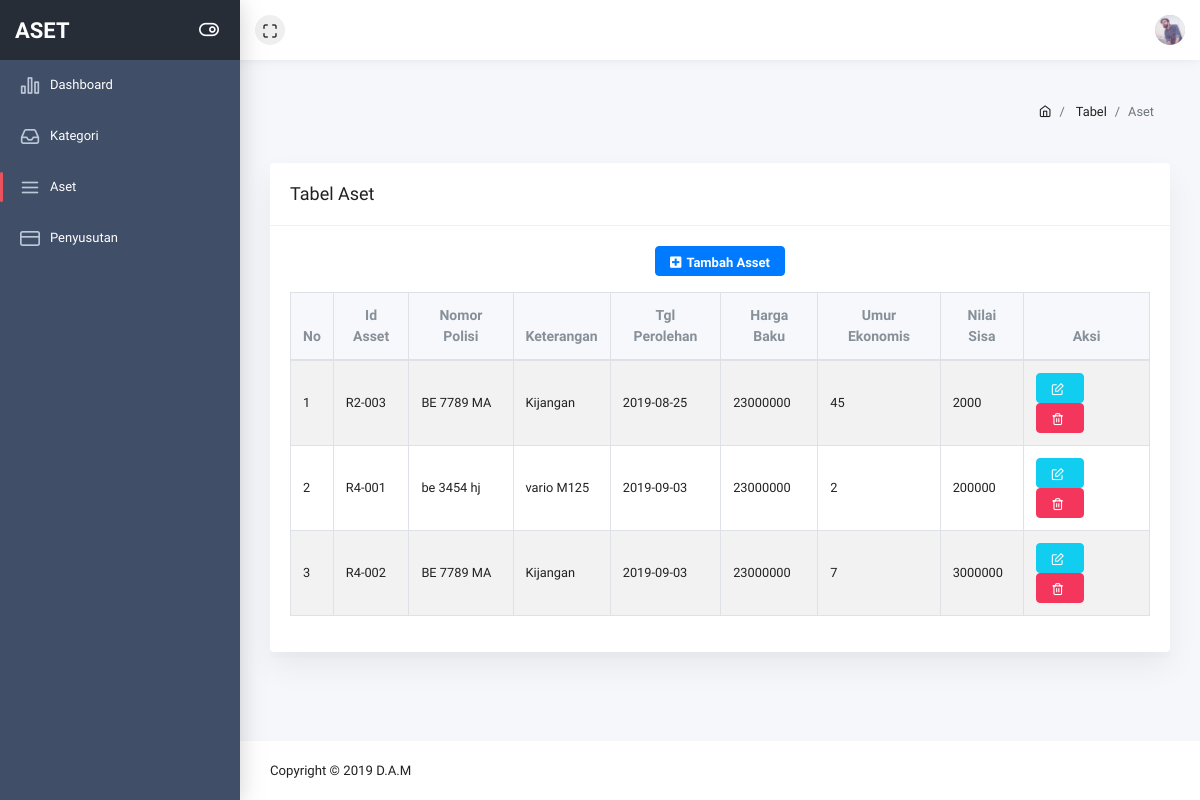
Page /pages/table-aset.php on the earlier database version.
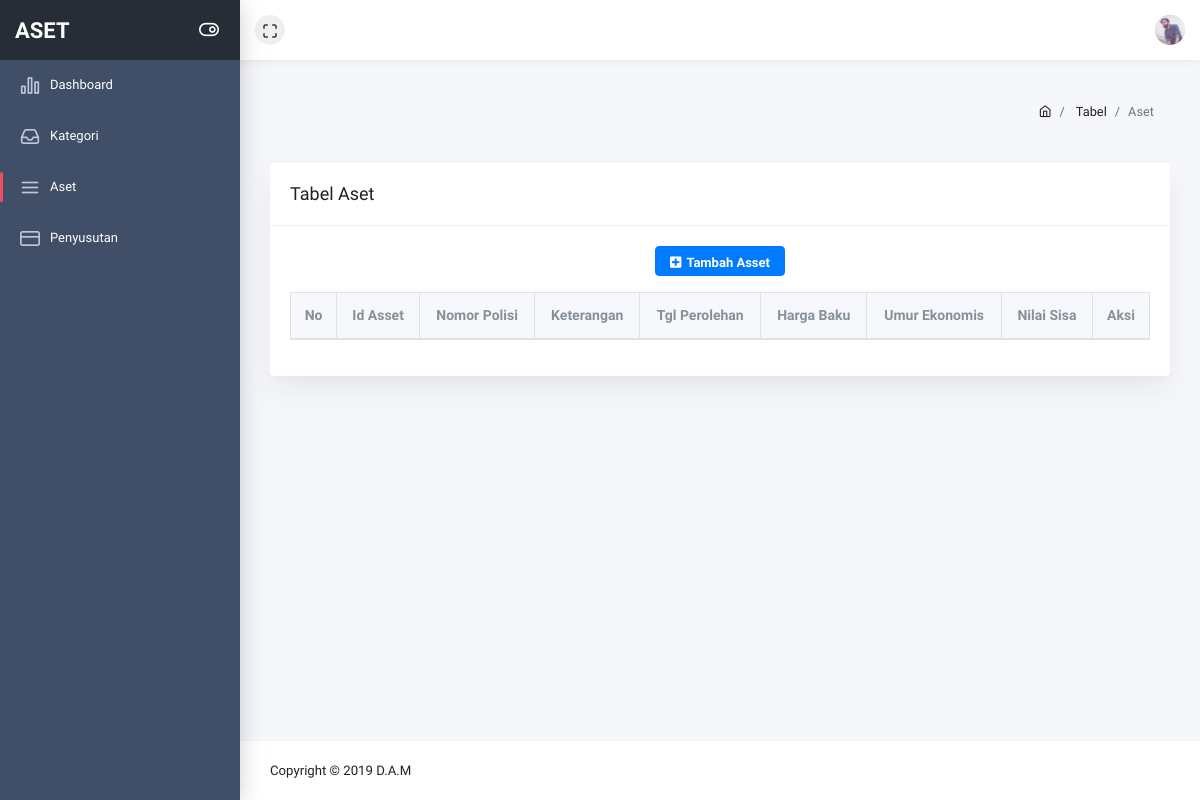
Same page on the later database version.
### tables this page shows
CREATE TABLE `tb_asset` (
  `id_asset` varchar(18) NOT NULL,
  `nopol` varchar(25) NOT NULL,
  `kete_aset` varchar(25) NOT NULL,
  `tgl_perolehan` date NOT NULL,
  `hrg_baku` int(12) NOT NULL,
  `umur_ekonomis` int(12) NOT NULL,
  `nilai_sisa` int(12) NOT NULL,
  `nilai_susut` int(128) NOT NULL,
  `kategori` varchar(18) NOT NULL
);

### base_url.php (called while the page is built)
<?php
function pathUrl($dir = __DIR__){
    $root = "";
    $dir = str_replace('\\', '/', realpath($dir));
    $root .= !empty($_SERVER['HTTPS']) ? 'https' : 'http';
    $root .= '://' . $_SERVER['HTTP_HOST'];
    if(!empty($_SERVER['CONTEXT_PREFIX'])) {
        $root .= $_SERVER['CONTEXT_PREFIX'];
        $root .= substr($dir, strlen($_SERVER[ 'CONTEXT_DOCUMENT_ROOT' ]));
    } else {
        $root .= substr($dir, strlen($_SERVER[ 'DOCUMENT_ROOT' ]));
    }
    $root .= '/';
    return $root;
}
$base_url = pathUrl();
?>

### pages/table-aset.php (the view, shortened to what this page needs)
<?php
include_once "../base_url.php";
?>
<!doctype html>
<html class="no-js" lang="en">
    <head>
        <link rel="stylesheet" href="<?php echo $base_url ?>assets/plugins/bootstrap/dist/css/bootstrap.min.css">
        <link rel="stylesheet" href="<?php echo $base_url ?>assets/plugins/fontawesome-free/css/all.min.css">
        <link rel="stylesheet" href="<?php echo $base_url ?>assets/plugins/ionicons/dist/css/ionicons.min.css">
        <link rel="stylesheet" href="<?php echo $base_url ?>assets/plugins/icon-kit/dist/css/iconkit.min.css">
        <link rel="stylesheet" href="<?php echo $base_url ?>assets/plugins/perfect-scrollbar/css/perfect-scrollbar.css">
        <link rel="stylesheet" href="<?php echo $base_url ?>assets/plugins/datatables.net-bs4/css/dataTables.bootstrap4.min.css">
        <link rel="stylesheet" href="<?php echo $base_url ?>assets/dist/css/theme.min.css">
    </head>
    <body>
        <div class="wrapper">
            <header class="header-top" header-theme="light">
                <div class="container-fluid">
                    <div class="d-flex justify-content-between">
                        <div class="top-menu d-flex align-items-center">
                            <button type="button" id="navbar-fullscreen" class="nav-link"><i class="ik ik-maximize"></i></button>
                        </div>
                        <div class="top-menu d-flex align-items-center">
                            <div class="dropdown">
                                <a class="dropdown-toggle" href="#" id="userDropdown" role="button" data-toggle="dropdown" aria-haspopup="true" aria-expanded="false"><img class="avatar" src="<?php echo $base_url ?>assets/img/user.jpg" alt=""></a>
                            </div>
                        </div>
                    </div>
                </div>
            </header>
            <div class="page-wrap">
                <div class="app-sidebar colored">
                    <div class="sidebar-header">
                        <a class="header-brand">
                            <span class="text">ASET</span>
                        </a>
                        <button type="button" class="nav-toggle"><i data-toggle="expanded" class="ik ik-toggle-right toggle-icon"></i></button>
                    </div>
                    <div class="sidebar-content">
                        <div class="nav-container">
                            <nav id="main-menu-navigation" class="navigation-main">
                                <div class="nav-item">
                                    <a href="dash_admin.php"><i class="ik ik-bar-chart-2"></i><span>Dashboard</span></a>
                                </div>
                                <div class="nav-item">
                                    <a href="table-kategori.php"><i class="ik ik-inbox"></i><span>Kategori</span></a>
                                </div>
                                <div class="nav-item active">
                                    <a href="table-aset.php"><i class="ik ik-menu"></i><span>Aset</span></a>
                                </div>
                                <div class="nav-item">
                                    <a href="table-penyusutan.php"><i class="ik ik-credit-card"></i><span>Penyusutan</span></a>
                                </div>
                            </nav>
                        </div>
                    </div>
                </div>
                <div class="main-content">
                    <div class="container-fluid">
                        <div class="page-header">
                            <div class="row align-items-end">
                                <div class="col-lg-8"></div>
                                <div class="col-lg-4">
                                    <nav class="breadcrumb-container" aria-label="breadcrumb">
                                        <ol class="breadcrumb">
                                            <li class="breadcrumb-item">
                                                <a href="<?php echo $base_url ?>dash_admin.php"><i class="ik ik-home"></i></a>
                                            </li>
                                            <li class="breadcrumb-item">
                                                <a href="#">Tabel</a>
                                            </li>
                                            <li class="breadcrumb-item active" aria-current="page">Aset</li>
                                        </ol>
                                    </nav>
                                </div>
                            </div>
                        </div>
                        <div class="row">
                            <div class="col-sm-12">
                                <div class="card">
                                    <div class="card-header d-block">
                                        <h3>Tabel Aset</h3>
                                    </div>
                                    <div class="card-body">
                                        <div class="text-center">
                                            <button type='button' class='btn btn-primary ' data-toggle='modal' data-target='#tambah_asset' ><i class="fa fa-plus-square" aria-hidden="true"></i>Tambah Asset
                                            </button>
                                        </div>
                                        <div class="dt-responsive">
                                            <table id="simpletable" class="table table-striped table-bordered nowrap">
                                        <thead>
                                        <tr>
                                            <th class="text-center">No</th>
                                            <th class="text-center">Id Asset</th>
                                            <th class="text-center">Nomor Polisi</th>
                                            <th class="text-center">Keterangan</th>
                                            <th class="text-center">Tgl Perolehan</th>
                                            <th class="text-center">Harga Baku</th>
                                            <th class="text-center">Umur Ekonomis</th>
                                            <th class="text-center">Nilai Sisa</th>
                                            <th class="text-center">Aksi</th>
                                        </tr>
                                        </thead>
                                        <tbody>
                                            <?php
                                                include '../config/config.php';
                                                $aset = mysqli_query($mysqli,"SELECT * FROM tb_asset");
                                                $no = 1;
                                                if($aset){
                                                    while($row = mysqli_fetch_array($aset))
                                                    {
                                                        echo "<tr>
                                                        <td>".$no++."</td>
                                                        <td>".$row['id_asset']."</td>
                                                        <td>".$row['nopol']."</td>
                                                        <td>".$row['kete_aset']."</td>
                                                        <td>".$row['tgl_perolehan']."</td>
                                                        <td>".$row['hrg_baku']."</td>
                                                        <td>".$row['umur_ekonomis']."</td>
                                                        <td>".$row['nilai_sisa']."</td>
                                                        <td>
                                                        <form method='post' action='".$base_url."controller/delete_asset.php'>
                                                        <button type='button' class='btn btn-info' style='margin-right: 5px;' data-toggle='modal' data-target='#edit_asset' data-id=".$row['id_asset']."><i class='ik ik-edit'></i></i>
                                                        </button>
                                                        <button type'button' class='btn btn-danger' name='hapus'><i class='ik ik-trash-2'></i>
                                                        <input type='hidden' name='id' value=".$row['id_asset']."></button>
                                                        </form>
                                                    </td>
                                                    </tr>";
                                                    }
                                                }
                                            ?>
                                        </tbody>
                                    </table>
                            </div>
                        </div>
                    </div>
                            </div>
                        </div>
                    </div>
                </div>
                <footer class="footer">
                    <div class="w-100 clearfix">
                        <span class="text-center text-sm-left d-md-inline-block">Copyright © 2019 D.A.M</span>
                    </div>
                </footer>
            </div>
        </div>
    </body>
</html>

Differences in the rows shown:
removed tb_asset: id_asset "R2-003", nopol "BE 7789 MA", kete_aset "Kijangan", tgl_perolehan "2019-08-25", hrg_baku "23000000", umur_ekonomis "45", nilai_sisa "2000"
removed tb_asset: id_asset "R4-001", nopol "be 3454 hj", kete_aset "vario M125", tgl_perolehan "2019-09-03", hrg_baku "23000000", umur_ekonomis "2", nilai_sisa "200000"
removed tb_asset: id_asset "R4-002", nopol "BE 7789 MA", kete_aset "Kijangan", tgl_perolehan "2019-09-03", hrg_baku "23000000", umur_ekonomis "7", nilai_sisa "3000000"
